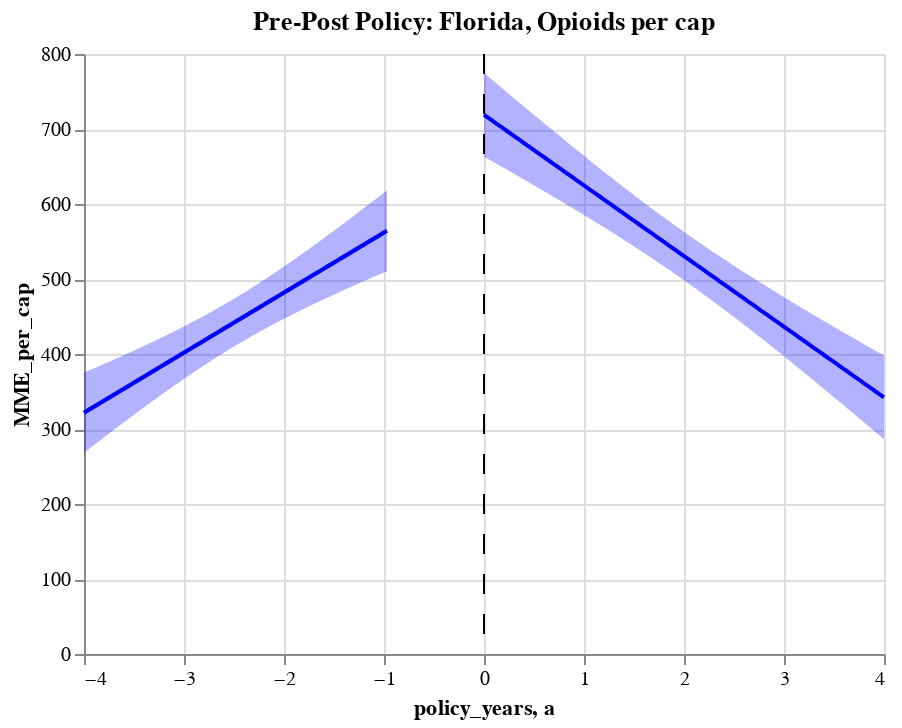

Notebook source saved alongside this figure:
### Code cell
# florida buyers pre/post plot
before=alt.Chart(fl_opi_before,title="Pre-Post Policy: Florida, Opioids per cap").encode(x="policy_years", y="MME_per_cap")
base=before.transform_regression("policy_years","MME_per_cap").mark_line() 

fit, before_line = get_reg_fit(
    fl_opi_before, yvar="MME_per_cap", xvar="policy_years", alpha=0.05
)
fit, after_line = get_reg_fit(
    fl_opi_after, yvar="MME_per_cap", xvar="policy_years", alpha=0.05
)

fl_chart_opioid=base+before_line+after_line+sep_line
fl_chart_opioid

### Figure 1 — Vega-Lite specification as saved in the notebook (floating-point values rounded to 4 significant figures; data arrays with more than 128 entries replaced by an {"elided": "..."} marker saying what was removed)
{"config": {"view": {"continuousWidth": 400, "continuousHeight": 300}}, "layer": [{"data": {"name": "data-c1b12bb051394a382f086421c4ad04d7"}, "mark": "line", "encoding": {"x": {"type": "quantitative", "field": "policy_years"}, "y": {"type": "quantitative", "field": "MME_per_cap"}}, "title": "Pre-Post Policy: Florida, Opioids per cap", "transform": [{"on": "policy_years", "regression": "MME_per_cap"}]}, {"layer": [{"mark": {"type": "errorband", "color": "blue"}, "encoding": {"x": {"type": "quantitative", "field": "policy_years"}, "y": {"type": "quantitative", "field": "ci_low", "title": "MME_per_cap"}, "y2": {"field": "ci_high"}}}, {"mark": {"type": "line", "color": "blue"}, "encoding": {"x": {"type": "quantitative", "field": "policy_years"}, "y": {"type": "quantitative", "field": "MME_per_cap"}}}], "data": {"name": "data-113aab7bb94a80666f0f75e4829506a2"}}, {"layer": [{"mark": {"type": "errorband", "color": "blue"}, "encoding": {"x": {"type": "quantitative", "field": "policy_years"}, "y": {"type": "quantitative", "field": "ci_low", "title": "MME_per_cap"}, "y2": {"field": "ci_high"}}}, {"mark": {"type": "line", "color": "blue"}, "encoding": {"x": {"type": "quantitative", "field": "policy_years"}, "y": {"type": "quantitative", "field": "MME_per_cap"}}}], "data": {"name": "data-c67d166d1bf8cb5a927f377e0e32ec7e"}}, {"data": {"name": "data-1cf7c250840e3c595c11ebf7ebbb5cbe"}, "mark": {"type": "rule", "color": "black", "strokeDash": [10, 10]}, "encoding": {"x": {"type": "quantitative", "field": "a"}}}], "$schema": "https://vega.github.io/schema/vega-lite/v4.8.1.json", "datasets": {"data-c1b12bb051394a382f086421c4ad04d7": {"elided": "265 records"}, "data-113aab7bb94a80666f0f75e4829506a2": [{"policy_years": -4.0, "MME_per_cap": 321.8, "ci_low": 268.4, "ci_high": 375.1}, {"policy_years": -3.97, "MME_per_cap": 324.2, "ci_low": 271.5, "ci_high": 376.9}, {"policy_years": -3.94, "MME_per_cap": 326.6, "ci_low": 274.5, "ci_high": 378.6}, {"policy_years": -3.91, "MME_per_cap": 329.0, "ci_low": 277.6, "ci_high": 380.3}, {"policy_years": -3.88, "MME_per_cap": 331.4, "ci_low": 280.7, "ci_high": 382.0}, {"policy_years": -3.85, "MME_per_cap": 333.8, "ci_low": 283.7, "ci_high": 383.8}, {"policy_years": -3.82, "MME_per_cap": 336.2, "ci_low": 286.8, "ci_high": 385.5}, {"policy_years": -3.79, "MME_per_cap": 338.6, "ci_low": 289.8, "ci_high": 387.3}, {"policy_years": -3.76, "MME_per_cap": 341.0, "ci_low": 292.9, "ci_high": 389.0}, {"policy_years": -3.73, "MME_per_cap": 343.4, "ci_low": 295.9, "ci_high": 390.8}, {"policy_years": -3.7, "MME_per_cap": 345.8, "ci_low": 299.0, "ci_high": 392.6}, {"policy_years": -3.67, "MME_per_cap": 348.2, "ci_low": 302.0, "ci_high": 394.4}, {"policy_years": -3.64, "MME_per_cap": 350.6, "ci_low": 305.0, "ci_high": 396.1}, {"policy_years": -3.61, "MME_per_cap": 353.0, "ci_low": 308.0, "ci_high": 397.9}, {"policy_years": -3.58, "MME_per_cap": 355.4, "ci_low": 311.0, "ci_high": 399.7}, {"policy_years": -3.55, "MME_per_cap": 357.8, "ci_low": 314.0, "ci_high": 401.6}, {"policy_years": -3.52, "MME_per_cap": 360.2, "ci_low": 317.0, "ci_high": 403.4}, {"policy_years": -3.49, "MME_per_cap": 362.6, "ci_low": 320.0, "ci_high": 405.2}, {"policy_years": -3.46, "MME_per_cap": 365.0, "ci_low": 322.9, "ci_high": 407.0}, {"policy_years": -3.43, "MME_per_cap": 367.4, "ci_low": 325.9, "ci_high": 408.9}, {"policy_years": -3.4, "MME_per_cap": 369.8, "ci_low": 328.8, "ci_high": 410.8}, {"policy_years": -3.37, "MME_per_cap": 372.2, "ci_low": 331.7, "ci_high": 412.6}, {"policy_years": -3.34, "MME_per_cap": 374.6, "ci_low": 334.7, "ci_high": 414.5}, {"policy_years": -3.31, "MME_per_cap": 377.0, "ci_low": 337.6, "ci_high": 416.4}, {"policy_years": -3.28, "MME_per_cap": 379.4, "ci_low": 340.5, "ci_high": 418.3}, {"policy_years": -3.25, "MME_per_cap": 381.8, "ci_low": 343.4, "ci_high": 420.2}, {"policy_years": -3.22, "MME_per_cap": 384.2, "ci_low": 346.2, "ci_high": 422.1}, {"policy_years": -3.19, "MME_per_cap": 386.6, "ci_low": 349.1, "ci_high": 424.1}, {"policy_years": -3.16, "MME_per_cap": 389.0, "ci_low": 351.9, "ci_high": 426.1}, {"policy_years": -3.13, "MME_per_cap": 391.4, "ci_low": 354.8, "ci_high": 428.0}, {"policy_years": -3.1, "MME_per_cap": 393.8, "ci_low": 357.6, "ci_high": 430.0}, {"policy_years": -3.07, "MME_per_cap": 396.2, "ci_low": 360.4, "ci_high": 432.0}, {"policy_years": -3.04, "MME_per_cap": 398.6, "ci_low": 363.2, "ci_high": 434.0}, {"policy_years": -3.01, "MME_per_cap": 401.0, "ci_low": 365.9, "ci_high": 436.1}, {"policy_years": -2.98, "MME_per_cap": 403.4, "ci_low": 368.7, "ci_high": 438.1}, {"policy_years": -2.95, "MME_per_cap": 405.8, "ci_low": 371.4, "ci_high": 440.2}, {"policy_years": -2.92, "MME_per_cap": 408.2, "ci_low": 374.1, "ci_high": 442.3}, {"policy_years": -2.89, "MME_per_cap": 410.6, "ci_low": 376.8, "ci_high": 444.4}, {"policy_years": -2.86, "MME_per_cap": 413.0, "ci_low": 379.5, "ci_high": 446.5}, {"policy_years": -2.83, "MME_per_cap": 415.4, "ci_low": 382.2, "ci_high": 448.7}, {"policy_years": -2.8, "MME_per_cap": 417.8, "ci_low": 384.8, "ci_high": 450.8}, {"policy_years": -2.77, "MME_per_cap": 420.2, "ci_low": 387.4, "ci_high": 453.0}, {"policy_years": -2.74, "MME_per_cap": 422.6, "ci_low": 390.0, "ci_high": 455.2}, {"policy_years": -2.71, "MME_per_cap": 425.0, "ci_low": 392.6, "ci_high": 457.5}, {"policy_years": -2.68, "MME_per_cap": 427.4, "ci_low": 395.1, "ci_high": 459.7}, {"policy_years": -2.65, "MME_per_cap": 429.8, "ci_low": 397.7, "ci_high": 462.0}, {"policy_years": -2.62, "MME_per_cap": 432.2, "ci_low": 400.2, "ci_high": 464.3}, {"policy_years": -2.59, "MME_per_cap": 434.6, "ci_low": 402.7, "ci_high": 466.6}, {"policy_years": -2.56, "MME_per_cap": 437.0, "ci_low": 405.1, "ci_high": 468.9}, {"policy_years": -2.53, "MME_per_cap": 439.4, "ci_low": 407.6, "ci_high": 471.3}, {"policy_years": -2.5, "MME_per_cap": 441.8, "ci_low": 410.0, "ci_high": 473.7}, {"policy_years": -2.47, "MME_per_cap": 444.2, "ci_low": 412.4, "ci_high": 476.1}, {"policy_years": -2.44, "MME_per_cap": 446.6, "ci_low": 414.7, "ci_high": 478.5}, {"policy_years": -2.41, "MME_per_cap": 449.0, "ci_low": 417.1, "ci_high": 481.0}, {"policy_years": -2.38, "MME_per_cap": 451.4, "ci_low": 419.4, "ci_high": 483.5}, {"policy_years": -2.35, "MME_per_cap": 453.8, "ci_low": 421.7, "ci_high": 485.9}, {"policy_years": -2.32, "MME_per_cap": 456.2, "ci_low": 424.0, "ci_high": 488.5}, {"policy_years": -2.29, "MME_per_cap": 458.6, "ci_low": 426.3, "ci_high": 491.0}, {"policy_years": -2.26, "MME_per_cap": 461.0, "ci_low": 428.5, "ci_high": 493.6}, {"policy_years": -2.23, "MME_per_cap": 463.4, "ci_low": 430.7, "ci_high": 496.2}, {"policy_years": -2.2, "MME_per_cap": 465.8, "ci_low": 432.9, "ci_high": 498.8}, {"policy_years": -2.17, "MME_per_cap": 468.2, "ci_low": 435.1, "ci_high": 501.4}, {"policy_years": -2.14, "MME_per_cap": 470.6, "ci_low": 437.2, "ci_high": 504.1}, {"policy_years": -2.11, "MME_per_cap": 473.0, "ci_low": 439.4, "ci_high": 506.7}, {"policy_years": -2.08, "MME_per_cap": 475.4, "ci_low": 441.5, "ci_high": 509.4}, {"policy_years": -2.05, "MME_per_cap": 477.8, "ci_low": 443.6, "ci_high": 512.1}, {"policy_years": -2.02, "MME_per_cap": 480.2, "ci_low": 445.7, "ci_high": 514.8}, {"policy_years": -1.99, "MME_per_cap": 482.6, "ci_low": 447.7, "ci_high": 517.6}, {"policy_years": -1.96, "MME_per_cap": 485.0, "ci_low": 449.8, "ci_high": 520.3}, {"policy_years": -1.93, "MME_per_cap": 487.5, "ci_low": 451.8, "ci_high": 523.1}, {"policy_years": -1.9, "MME_per_cap": 489.9, "ci_low": 453.8, "ci_high": 525.9}, {"policy_years": -1.87, "MME_per_cap": 492.3, "ci_low": 455.8, "ci_high": 528.7}, {"policy_years": -1.84, "MME_per_cap": 494.7, "ci_low": 457.8, "ci_high": 531.5}, {"policy_years": -1.81, "MME_per_cap": 497.1, "ci_low": 459.7, "ci_high": 534.4}, {"policy_years": -1.78, "MME_per_cap": 499.5, "ci_low": 461.7, "ci_high": 537.2}, {"policy_years": -1.75, "MME_per_cap": 501.9, "ci_low": 463.6, "ci_high": 540.1}, {"policy_years": -1.72, "MME_per_cap": 504.3, "ci_low": 465.5, "ci_high": 543.0}, {"policy_years": -1.69, "MME_per_cap": 506.7, "ci_low": 467.4, "ci_high": 545.9}, {"policy_years": -1.66, "MME_per_cap": 509.1, "ci_low": 469.3, "ci_high": 548.8}, {"policy_years": -1.63, "MME_per_cap": 511.5, "ci_low": 471.2, "ci_high": 551.7}, {"policy_years": -1.6, "MME_per_cap": 513.9, "ci_low": 473.1, "ci_high": 554.6}, {"policy_years": -1.57, "MME_per_cap": 516.3, "ci_low": 475.0, "ci_high": 557.6}, {"policy_years": -1.54, "MME_per_cap": 518.7, "ci_low": 476.8, "ci_high": 560.5}, {"policy_years": -1.51, "MME_per_cap": 521.1, "ci_low": 478.7, "ci_high": 563.5}, {"policy_years": -1.48, "MME_per_cap": 523.5, "ci_low": 480.5, "ci_high": 566.5}, {"policy_years": -1.45, "MME_per_cap": 525.9, "ci_low": 482.3, "ci_high": 569.4}, {"policy_years": -1.42, "MME_per_cap": 528.3, "ci_low": 484.1, "ci_high": 572.4}, {"policy_years": -1.39, "MME_per_cap": 530.7, "ci_low": 485.9, "ci_high": 575.4}, {"policy_years": -1.36, "MME_per_cap": 533.1, "ci_low": 487.7, "ci_high": 578.4}, {"policy_years": -1.33, "MME_per_cap": 535.5, "ci_low": 489.5, "ci_high": 581.4}, {"policy_years": -1.3, "MME_per_cap": 537.9, "ci_low": 491.3, "ci_high": 584.5}, {"policy_years": -1.27, "MME_per_cap": 540.3, "ci_low": 493.1, "ci_high": 587.5}, {"policy_years": -1.24, "MME_per_cap": 542.7, "ci_low": 494.8, "ci_high": 590.5}, {"policy_years": -1.21, "MME_per_cap": 545.1, "ci_low": 496.6, "ci_high": 593.6}, {"policy_years": -1.18, "MME_per_cap": 547.5, "ci_low": 498.4, "ci_high": 596.6}, {"policy_years": -1.15, "MME_per_cap": 549.9, "ci_low": 500.1, "ci_high": 599.7}, {"policy_years": -1.12, "MME_per_cap": 552.3, "ci_low": 501.9, "ci_high": 602.7}, {"policy_years": -1.09, "MME_per_cap": 554.7, "ci_low": 503.6, "ci_high": 605.8}, {"policy_years": -1.06, "MME_per_cap": 557.1, "ci_low": 505.3, "ci_high": 608.9}, {"policy_years": -1.03, "MME_per_cap": 559.5, "ci_low": 507.1, "ci_high": 611.9}, {"policy_years": -1.0, "MME_per_cap": 561.9, "ci_low": 508.8, "ci_high": 615.0}, {"policy_years": -0.97, "MME_per_cap": 564.3, "ci_low": 510.5, "ci_high": 618.1}], "data-c67d166d1bf8cb5a927f377e0e32ec7e": [{"policy_years": 0.0, "MME_per_cap": 719.0, "ci_low": 663.2, "ci_high": 774.8}, {"policy_years": 0.04, "MME_per_cap": 715.2, "ci_low": 660.1, "ci_high": 770.2}, {"policy_years": 0.08, "MME_per_cap": 711.4, "ci_low": 657.1, "ci_high": 765.7}, {"policy_years": 0.12, "MME_per_cap": 707.6, "ci_low": 654.1, "ci_high": 761.2}, {"policy_years": 0.16, "MME_per_cap": 703.9, "ci_low": 651.0, "ci_high": 756.7}, {"policy_years": 0.2, "MME_per_cap": 700.1, "ci_low": 648.0, "ci_high": 752.3}, {"policy_years": 0.24, "MME_per_cap": 696.3, "ci_low": 644.9, "ci_high": 747.8}, {"policy_years": 0.28, "MME_per_cap": 692.6, "ci_low": 641.8, "ci_high": 743.3}, {"policy_years": 0.32, "MME_per_cap": 688.8, "ci_low": 638.8, "ci_high": 738.8}, {"policy_years": 0.36, "MME_per_cap": 685.0, "ci_low": 635.7, "ci_high": 734.4}, {"policy_years": 0.4, "MME_per_cap": 681.3, "ci_low": 632.6, "ci_high": 729.9}, {"policy_years": 0.44, "MME_per_cap": 677.5, "ci_low": 629.5, "ci_high": 725.5}, {"policy_years": 0.48, "MME_per_cap": 673.7, "ci_low": 626.4, "ci_high": 721.0}, {"policy_years": 0.52, "MME_per_cap": 670.0, "ci_low": 623.3, "ci_high": 716.6}, {"policy_years": 0.56, "MME_per_cap": 666.2, "ci_low": 620.2, "ci_high": 712.2}, {"policy_years": 0.6, "MME_per_cap": 662.4, "ci_low": 617.1, "ci_high": 707.8}, {"policy_years": 0.64, "MME_per_cap": 658.7, "ci_low": 614.0, "ci_high": 703.4}, {"policy_years": 0.68, "MME_per_cap": 654.9, "ci_low": 610.8, "ci_high": 699.0}, {"policy_years": 0.72, "MME_per_cap": 651.1, "ci_low": 607.7, "ci_high": 694.6}, {"policy_years": 0.76, "MME_per_cap": 647.4, "ci_low": 604.5, "ci_high": 690.2}, {"policy_years": 0.8, "MME_per_cap": 643.6, "ci_low": 601.3, "ci_high": 685.8}, {"policy_years": 0.84, "MME_per_cap": 639.8, "ci_low": 598.2, "ci_high": 681.5}, {"policy_years": 0.88, "MME_per_cap": 636.1, "ci_low": 595.0, "ci_high": 677.1}, {"policy_years": 0.92, "MME_per_cap": 632.3, "ci_low": 591.7, "ci_high": 672.8}, {"policy_years": 0.96, "MME_per_cap": 628.5, "ci_low": 588.5, "ci_high": 668.5}, {"policy_years": 1.0, "MME_per_cap": 624.7, "ci_low": 585.3, "ci_high": 664.2}, {"policy_years": 1.04, "MME_per_cap": 621.0, "ci_low": 582.0, "ci_high": 659.9}, {"policy_years": 1.08, "MME_per_cap": 617.2, "ci_low": 578.8, "ci_high": 655.6}, {"policy_years": 1.12, "MME_per_cap": 613.4, "ci_low": 575.5, "ci_high": 651.4}, {"policy_years": 1.16, "MME_per_cap": 609.7, "ci_low": 572.2, "ci_high": 647.1}, {"policy_years": 1.2, "MME_per_cap": 605.9, "ci_low": 568.9, "ci_high": 642.9}, {"policy_years": 1.24, "MME_per_cap": 602.1, "ci_low": 565.6, "ci_high": 638.7}, {"policy_years": 1.28, "MME_per_cap": 598.4, "ci_low": 562.2, "ci_high": 634.5}, {"policy_years": 1.32, "MME_per_cap": 594.6, "ci_low": 558.9, "ci_high": 630.4}, {"policy_years": 1.36, "MME_per_cap": 590.8, "ci_low": 555.5, "ci_high": 626.2}, {"policy_years": 1.4, "MME_per_cap": 587.1, "ci_low": 552.1, "ci_high": 622.1}, {"policy_years": 1.44, "MME_per_cap": 583.3, "ci_low": 548.6, "ci_high": 617.9}, {"policy_years": 1.48, "MME_per_cap": 579.5, "ci_low": 545.2, "ci_high": 613.9}, {"policy_years": 1.52, "MME_per_cap": 575.8, "ci_low": 541.7, "ci_high": 609.8}, {"policy_years": 1.56, "MME_per_cap": 572.0, "ci_low": 538.3, "ci_high": 605.7}, {"policy_years": 1.6, "MME_per_cap": 568.2, "ci_low": 534.7, "ci_high": 601.7}, {"policy_years": 1.64, "MME_per_cap": 564.5, "ci_low": 531.2, "ci_high": 597.7}, {"policy_years": 1.68, "MME_per_cap": 560.7, "ci_low": 527.7, "ci_high": 593.7}, {"policy_years": 1.72, "MME_per_cap": 556.9, "ci_low": 524.1, "ci_high": 589.8}, {"policy_years": 1.76, "MME_per_cap": 553.2, "ci_low": 520.5, "ci_high": 585.8}, {"policy_years": 1.8, "MME_per_cap": 549.4, "ci_low": 516.8, "ci_high": 581.9}, {"policy_years": 1.84, "MME_per_cap": 545.6, "ci_low": 513.2, "ci_high": 578.0}, {"policy_years": 1.88, "MME_per_cap": 541.8, "ci_low": 509.5, "ci_high": 574.2}, {"policy_years": 1.92, "MME_per_cap": 538.1, "ci_low": 505.8, "ci_high": 570.3}, {"policy_years": 1.96, "MME_per_cap": 534.3, "ci_low": 502.1, "ci_high": 566.5}, {"policy_years": 2.0, "MME_per_cap": 530.5, "ci_low": 498.3, "ci_high": 562.8}, {"policy_years": 2.04, "MME_per_cap": 526.8, "ci_low": 494.5, "ci_high": 559.0}, {"policy_years": 2.08, "MME_per_cap": 523.0, "ci_low": 490.7, "ci_high": 555.3}, {"policy_years": 2.12, "MME_per_cap": 519.2, "ci_low": 486.9, "ci_high": 551.6}, {"policy_years": 2.16, "MME_per_cap": 515.5, "ci_low": 483.0, "ci_high": 547.9}, {"policy_years": 2.2, "MME_per_cap": 511.7, "ci_low": 479.2, "ci_high": 544.2}, {"policy_years": 2.24, "MME_per_cap": 507.9, "ci_low": 475.3, "ci_high": 540.6}, {"policy_years": 2.28, "MME_per_cap": 504.2, "ci_low": 471.3, "ci_high": 537.0}, {"policy_years": 2.32, "MME_per_cap": 500.4, "ci_low": 467.4, "ci_high": 533.4}, {"policy_years": 2.36, "MME_per_cap": 496.6, "ci_low": 463.4, "ci_high": 529.9}, {"policy_years": 2.4, "MME_per_cap": 492.9, "ci_low": 459.4, "ci_high": 526.3}, {"policy_years": 2.44, "MME_per_cap": 489.1, "ci_low": 455.4, "ci_high": 522.8}, {"policy_years": 2.48, "MME_per_cap": 485.3, "ci_low": 451.3, "ci_high": 519.3}, {"policy_years": 2.52, "MME_per_cap": 481.6, "ci_low": 447.2, "ci_high": 515.9}, {"policy_years": 2.56, "MME_per_cap": 477.8, "ci_low": 443.1, "ci_high": 512.4}, {"policy_years": 2.6, "MME_per_cap": 474.0, "ci_low": 439.0, "ci_high": 509.0}, {"policy_years": 2.64, "MME_per_cap": 470.3, "ci_low": 434.9, "ci_high": 505.6}, {"policy_years": 2.68, "MME_per_cap": 466.5, "ci_low": 430.7, "ci_high": 502.2}, {"policy_years": 2.72, "MME_per_cap": 462.7, "ci_low": 426.6, "ci_high": 498.9}, {"policy_years": 2.76, "MME_per_cap": 458.9, "ci_low": 422.4, "ci_high": 495.5}, {"policy_years": 2.8, "MME_per_cap": 455.2, "ci_low": 418.2, "ci_high": 492.2}, {"policy_years": 2.84, "MME_per_cap": 451.4, "ci_low": 413.9, "ci_high": 488.9}, {"policy_years": 2.88, "MME_per_cap": 447.6, "ci_low": 409.7, "ci_high": 485.6}, {"policy_years": 2.92, "MME_per_cap": 443.9, "ci_low": 405.4, "ci_high": 482.3}, {"policy_years": 2.96, "MME_per_cap": 440.1, "ci_low": 401.2, "ci_high": 479.0}, {"policy_years": 3.0, "MME_per_cap": 436.3, "ci_low": 396.9, "ci_high": 475.8}, {"policy_years": 3.04, "MME_per_cap": 432.6, "ci_low": 392.6, "ci_high": 472.6}, {"policy_years": 3.08, "MME_per_cap": 428.8, "ci_low": 388.3, "ci_high": 469.3}, {"policy_years": 3.12, "MME_per_cap": 425.0, "ci_low": 383.9, "ci_high": 466.1}, {"policy_years": 3.16, "MME_per_cap": 421.3, "ci_low": 379.6, "ci_high": 462.9}, {"policy_years": 3.2, "MME_per_cap": 417.5, "ci_low": 375.2, "ci_high": 459.8}, {"policy_years": 3.24, "MME_per_cap": 413.7, "ci_low": 370.9, "ci_high": 456.6}, {"policy_years": 3.28, "MME_per_cap": 410.0, "ci_low": 366.5, "ci_high": 453.4}, {"policy_years": 3.32, "MME_per_cap": 406.2, "ci_low": 362.1, "ci_high": 450.3}, {"policy_years": 3.36, "MME_per_cap": 402.4, "ci_low": 357.7, "ci_high": 447.1}, {"policy_years": 3.4, "MME_per_cap": 398.7, "ci_low": 353.3, "ci_high": 444.0}, {"policy_years": 3.44, "MME_per_cap": 394.9, "ci_low": 348.9, "ci_high": 440.9}, {"policy_years": 3.48, "MME_per_cap": 391.1, "ci_low": 344.5, "ci_high": 437.8}, {"policy_years": 3.52, "MME_per_cap": 387.4, "ci_low": 340.1, "ci_high": 434.6}, {"policy_years": 3.56, "MME_per_cap": 383.6, "ci_low": 335.6, "ci_high": 431.6}, {"policy_years": 3.6, "MME_per_cap": 379.8, "ci_low": 331.2, "ci_high": 428.5}, {"policy_years": 3.64, "MME_per_cap": 376.0, "ci_low": 326.7, "ci_high": 425.4}, {"policy_years": 3.68, "MME_per_cap": 372.3, "ci_low": 322.3, "ci_high": 422.3}, {"policy_years": 3.72, "MME_per_cap": 368.5, "ci_low": 317.8, "ci_high": 419.2}, {"policy_years": 3.76, "MME_per_cap": 364.7, "ci_low": 313.3, "ci_high": 416.2}, {"policy_years": 3.8, "MME_per_cap": 361.0, "ci_low": 308.8, "ci_high": 413.1}, {"policy_years": 3.84, "MME_per_cap": 357.2, "ci_low": 304.3, "ci_high": 410.1}, {"policy_years": 3.88, "MME_per_cap": 353.4, "ci_low": 299.8, "ci_high": 407.0}, {"policy_years": 3.92, "MME_per_cap": 349.7, "ci_low": 295.3, "ci_high": 404.0}, {"policy_years": 3.96, "MME_per_cap": 345.9, "ci_low": 290.8, "ci_high": 401.0}, {"policy_years": 4.0, "MME_per_cap": 342.1, "ci_low": 286.3, "ci_high": 397.9}], "data-1cf7c250840e3c595c11ebf7ebbb5cbe": [{"a": 0}]}}
